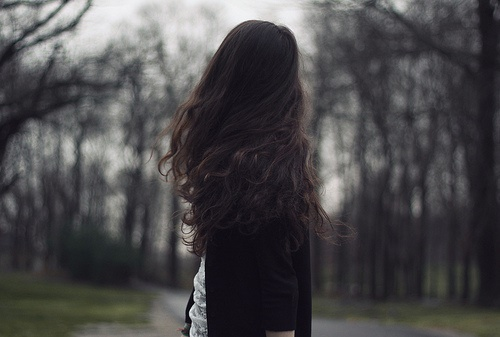
//> input picture OpenCV/imadjust/test.jpg, 500 x 337 px
$ ./imadjust   (built with g++ and OpenCV 4)
//> lines starting //> are read from the running program, lines starting //| are printed output that depends on the picture
#include "cv.h"
#include "highgui.h"
/*
  src and dst are grayscale, 8-bit images;
  Default input value:
           [low, high] = [0,1];  X-Direction
           [bottom, top] = [0,1]; Y-Direction
           gamma ;
  if adjust successfully, return 0, otherwise, return non-zero.
*/
int ImageAdjust(IplImage* src, IplImage* dst,
           double low, double high,   // X方向：low and high are the intensities of src
           double bottom, double top, // Y方向：mapped to bottom and top of dst
           double gamma )
{
if(   low<0 && low>1 && high <0 && high>1&&
bottom<0 && bottom>1 && top<0 && top>1 && low>high)
        return -1;
    double low2 = low*255;
    double high2 = high*255;
    double bottom2 = bottom*255;
    double top2 = top*255;
    double err_in = high2 - low2;
    double err_out = top2 - bottom2;

    int x,y;
    double val;

    // intensity transform
    for( y = 0; y < src->height; y++)
    {
        for (x = 0; x < src->width; x++)
        {
            val = ((uchar*)(src->imageData + src->widthStep*y))[x];
            val = pow((val - low2)/err_in, gamma) * err_out + bottom2;
            if(val>255) val=255; if(val<0) val=0; // Make sure src is in the range [low,high]
            ((uchar*)(dst->imageData + dst->widthStep*y))[x] = (uchar) val;
        }
    }
    return 0;
}

int main( int argc, char** argv )
{
    IplImage *src = 0, *dst = 0;
    src=cvLoadImage("test.jpg");
//> src is the input picture: 337 rows x 500 cols, CV_8UC3; mean B, G, R 75, 73.3, 74.7

    cvNamedWindow( "src", 1 );
    cvNamedWindow( "result", 1 );

    // Image adjust
    dst = cvCloneImage(src);
    // 输入参数 [0,0.5] 和 [0.5,1], gamma=1
if( ImageAdjust( src, dst, 0, 0.5, 0.5, 1, 1)!=0) return -1;
//> after the loop in ImageAdjust, `for( y = 0; y < src->height; y++)`: val = 250.5

    cvShowImage( "src", src );
    cvShowImage( "result", dst );
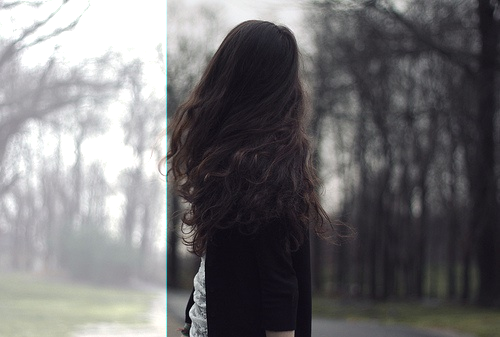
//> window 'result': 337 rows x 500 cols, CV_8UC3; mean B, G, R 114, 112.2, 113.4
    cvWaitKey(0);

    cvDestroyWindow("src");
    cvDestroyWindow("result");
    cvReleaseImage( &src );
    cvReleaseImage( &dst );

    return 0;
}
